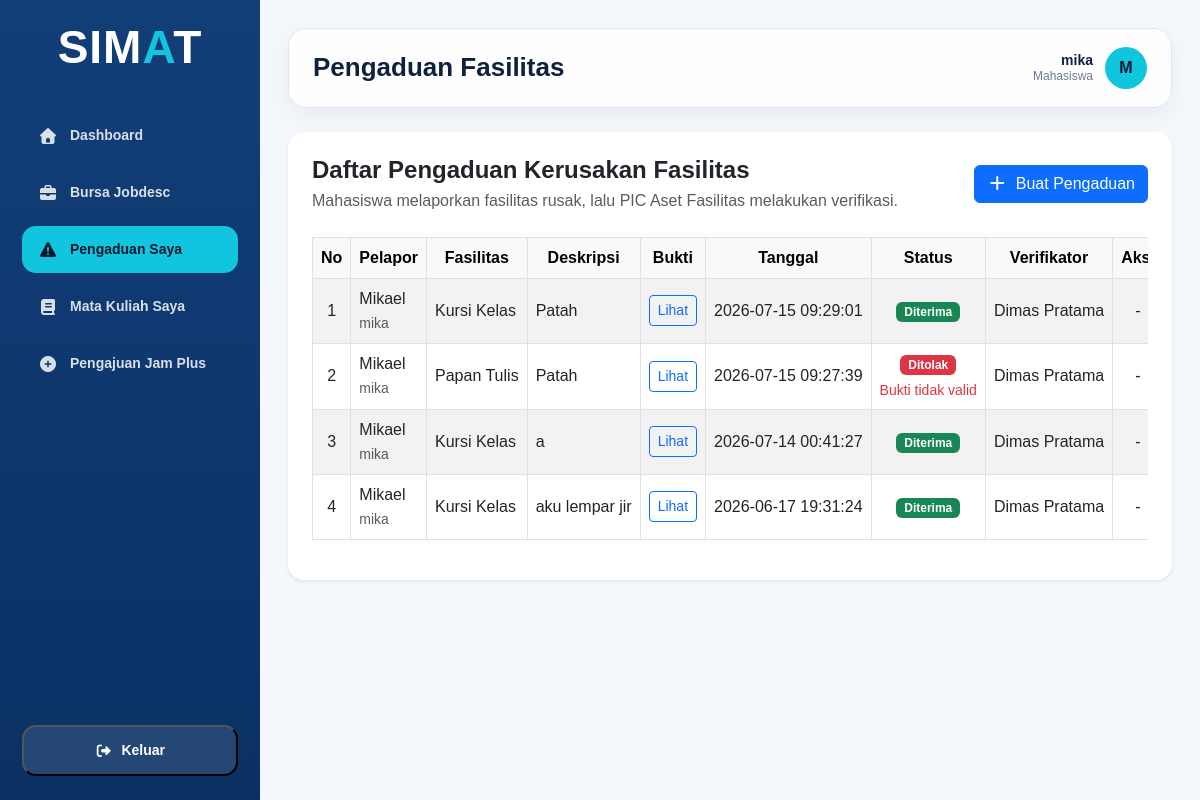
Page /transaksi/pengaduan_kerusakan_fasilitas/index.php (signed in) on the committed database.
### tables this page shows
CREATE TABLE `pengaduan_kerusakan_fasilitas` (
  `id_pengaduan_kerusakan_fasilitas` int NOT NULL,
  `id_fasilitas` int NOT NULL,
  `id_detail_fasilitas_pada_kelas` int DEFAULT NULL,
  `deskripsi_kerusakan` text NOT NULL,
  `tanggal_pengaduan` datetime NOT NULL,
  `bukti_kerusakan_url` varchar(2048) DEFAULT NULL,
  `pelaku_kerusakan` varchar(50) DEFAULT NULL,
  `status_pengaduan` enum('Menunggu Verifikasi','Diterima','Ditolak') DEFAULT 'Menunggu Verifikasi',
  `alsan_penolakan` varchar(255) DEFAULT NULL
);

CREATE TABLE `pengguna` (
  `id_pengguna` int NOT NULL,
  `id_mahasiswa` int DEFAULT NULL,
  `id_pengajar` int DEFAULT NULL,
  `username` varchar(20) NOT NULL,
  `password` varchar(255) NOT NULL,
  `role` enum('Mahasiswa','Pengajar','PIC Tata Tertib','PIC Aset Fasilitas','PIC Kemahasiswaan','Kepala Prodi') NOT NULL,
  `status_akun` enum('Aktif','Tidak Aktif') DEFAULT 'Aktif',
  `id_mahasiswa_aktif` int GENERATED ALWAYS AS ((case when (`status_akun` = 'Aktif') then `id_mahasiswa` else NULL end)) STORED,
  `id_pengajar_aktif` int GENERATED ALWAYS AS ((case when (`status_akun` = 'Aktif') then `id_pengajar` else NULL end)) STORED
);

CREATE TABLE `fasilitas` (
  `id_fasilitas` int NOT NULL,
  `nama_fasilitas` varchar(50) NOT NULL,
  `harga` decimal(15,2) DEFAULT '0.00',
  `stok` int NOT NULL DEFAULT '0',
  `status_fasilitas` enum('Aktif','Tidak Aktif') DEFAULT 'Aktif',
  `nama_fasilitas_aktif` varchar(50) GENERATED ALWAYS AS ((case when (`status_fasilitas` = 'Aktif') then upper(trim(`nama_fasilitas`)) else NULL end)) STORED,
  `tanggal_pendataan` datetime NOT NULL
);

### config/function.php (called while the page is built, shortened)
<?php
function aman($data)
{
    return htmlspecialchars($data ?? '', ENT_QUOTES, 'UTF-8');
}
?>

### transaksi/pengaduan_kerusakan_fasilitas/index.php (the view, shortened to what this page needs)
<?php
require_once "../../config/koneksi.php";
require_once "../../config/function.php";
$role = $_SESSION['role'] ?? '';
$data_pengaduan = [];
$query = mysqli_query($koneksi, "CALL usp_select_pengaduan_kerusakan_fasilitas()");
if ($query) {
    while ($row = mysqli_fetch_assoc($query)) {
        if ($role == "Mahasiswa" && $row['id_pelapor'] != $_SESSION['id_pengguna']) {
            continue;
        }
        $data_pengaduan[] = $row;
    }
}
require_once "../../includes/dashboard_header.php";
require_once "../../includes/sidebar.php";
?>
<main class="main-content">
    <div class="topbar">
        <h1 class="page-title">Pengaduan Fasilitas</h1>
        <div class="user-info">
            <div class="user-detail">
                <div class="user-name"><?= aman($_SESSION['username']); ?></div>
                <div class="user-role"><?= aman($_SESSION['role']); ?></div>
            </div>
            <div class="user-avatar">
                <?= strtoupper(substr($_SESSION['username'], 0, 1)); ?>
            </div>
        </div>
    </div>
    <div class="content-wrapper">
        <div class="card border-0 shadow-sm rounded-4">
            <div class="card-body p-4">
                <div class="d-flex flex-column flex-md-row justify-content-between align-items-md-center mb-4 gap-3">
                    <div>
                        <h4 class="fw-bold mb-1">Daftar Pengaduan Kerusakan Fasilitas</h4>
                        <p class="text-muted mb-0">
                            Mahasiswa melaporkan fasilitas rusak, lalu PIC Aset Fasilitas melakukan verifikasi.
                        </p>
                    </div>
                    <?php if ($role == "Mahasiswa") { ?>
                        <a href="tambah.php" class="btn btn-primary">
                            <i class="fa-solid fa-plus me-1"></i>
                            Buat Pengaduan
                        </a>
                    <?php } ?>
                </div>
                <div class="table-responsive">
                    <table id="myTable" class="table table-hover table-bordered table-striped align-middle text-nowrap" border="1">
                        <thead class="table-light">
                            <tr>
                                <th style="width: 60px;" class="text-center">No</th>
                                <th class="text-center">Pelapor</th>
                                <th class="text-center">Fasilitas</th>
                                <th class="text-center">Deskripsi</th>
                                <th class="text-center">Bukti</th>
                                <th class="text-center">Tanggal</th>
                                <th class="text-center">Status</th>
                                <th class="text-center">Verifikator</th>
                                <th style="width: 150px;" class="text-center">Aksi</th>
                            </tr>
                        </thead>
                        <tbody>
                            <?php if (count($data_pengaduan) > 0) { ?>
                                <?php $no = 1; ?>
                                <?php foreach ($data_pengaduan as $pengaduan) { ?>
                                    <tr>
                                        <td class="text-center"><?= $no++; ?></td>
                                        <td>
                                            <?= aman($pengaduan['nama_pelapor'] ?? '-'); ?><br>
                                            <small class="text-muted"><?= aman($pengaduan['username_pelapor'] ?? '-'); ?></small>
                                        </td>
                                        <td><?= aman($pengaduan['nama_fasilitas']); ?></td>
                                        <td><?= aman($pengaduan['deskripsi_kerusakan']); ?></td>
                                        <td class="text-center">
                                            <?php if (!empty($pengaduan['bukti_kerusakan_url'])) { ?>
                                                <a href="<?= aman($pengaduan['bukti_kerusakan_url']); ?>" target="_blank" rel="noopener noreferrer" class="btn btn-outline-primary btn-sm">
                                                    Lihat
                                                </a>
                                            <?php } else { ?>
                                                <span class="text-muted">-</span>
                                            <?php } ?>
                                        </td>
                                        <td><?= aman($pengaduan['tanggal_pengaduan']); ?></td>
                                        <td class="text-center">
                                            <?php if ($pengaduan['status_pengaduan'] == "Menunggu Verifikasi") { ?>
                                                <span class="badge bg-warning text-dark">Menunggu Verifikasi</span>
                                            <?php } elseif ($pengaduan['status_pengaduan'] == "Diterima") { ?>
                                                <span class="badge bg-success">Diterima</span>
                                            <?php } else { ?>
                                                <span class="badge bg-danger">Ditolak</span>
                                            <?php } ?>
                                            <?php if ($pengaduan['status_pengaduan'] === 'Ditolak' && !empty($pengaduan['alsan_penolakan'])) { ?>
                                                <div class="small text-danger mt-1"><?= aman($pengaduan['alsan_penolakan']); ?></div>
                                            <?php } ?>
                                        </td>
                                        <td><?= aman($pengaduan['nama_verifikator'] ?? '-'); ?></td>
                                        <td class="text-center">
                                            <?php if ($role == "PIC Aset Fasilitas" && $pengaduan['status_pengaduan'] == "Menunggu Verifikasi") { ?>
                                                <a href="verifikasi.php?id=<?= $pengaduan['id_pengaduan_kerusakan_fasilitas']; ?>" class="btn btn-primary btn-sm">
                                                    Verifikasi
                                                </a>
                                            <?php } else { ?>
                                                -
                                            <?php } ?>
                                        </td>
                                    </tr>
                                <?php } ?>
                            <?php } ?>
                        </tbody>
                    </table>
                </div>
            </div>
        </div>
    </div>
</main>
<?php require_once "../../includes/dashboard_footer.php"; ?>

### assets/css/dashboard.css (style rules this page uses)
:root { --primary: #123e78; --primary-dark: #0b3164; --accent: #12c5df; --bg: #f4f7fb; --text: #10213d; --muted: #6c7a91; --white: #ffffff; --border: #dbe5f1; }
* { box-sizing: border-box; }
html, body { width: 100%; min-height: 100%; margin: 0; font-family: Arial, sans-serif; background: var(--bg); color: var(--text); overflow-x: hidden; scrollbar-width: none; -ms-overflow-style: none; }
.main-content { min-width: 0; margin-left: 260px; min-height: 100vh; padding: 28px; overflow-x: hidden; }
.topbar { min-height: 76px; background: rgba(255, 255, 255, 0.9); border: 1px solid var(--border); border-radius: 18px; padding: 18px 24px; display: flex; align-items: center; justify-content: space-between; gap: 18px; box-shadow: 0 8px 25px rgba(16, 33, 61, 0.05); }
.page-title { margin: 0; font-size: 26px; font-weight: 800; }
.user-info { display: flex; align-items: center; gap: 12px; min-width: max-content; }
.user-detail { line-height: 1.2; text-align: right; }
.user-name { font-size: 14px; font-weight: 700; }
.user-role { font-size: 12px; color: var(--muted); }
.user-avatar { width: 42px; height: 42px; border-radius: 50%; background: var(--accent); color: #04172f; display: flex; align-items: center; justify-content: center; font-weight: 800; }
.content-wrapper { margin-top: 24px; }

### rows in the picture
pengaduan_kerusakan_fasilitas: nama_pelapor "Mikael", pengguna.username "mika", id_fasilitas.nama_fasilitas "Kursi Kelas", deskripsi_kerusakan "Patah", tanggal_pengaduan "2026-07-15 09:29:01", status_pengaduan "Diterima", nama_verifikator "Dimas Pratama"
pengaduan_kerusakan_fasilitas: nama_pelapor "Mikael", pengguna.username "mika", id_fasilitas.nama_fasilitas "Papan Tulis", deskripsi_kerusakan "Patah", tanggal_pengaduan "2026-07-15 09:27:39", status_pengaduan "Ditolak", alsan_penolakan "Bukti tidak valid", nama_verifikator "Dimas Pratama"
pengaduan_kerusakan_fasilitas: nama_pelapor "Mikael", pengguna.username "mika", id_fasilitas.nama_fasilitas "Kursi Kelas", deskripsi_kerusakan "a", tanggal_pengaduan "2026-07-14 00:41:27", status_pengaduan "Diterima", nama_verifikator "Dimas Pratama"
pengaduan_kerusakan_fasilitas: nama_pelapor "Mikael", pengguna.username "mika", id_fasilitas.nama_fasilitas "Kursi Kelas", deskripsi_kerusakan "aku lempar jir", tanggal_pengaduan "2026-06-17 19:31:24", status_pengaduan "Diterima", nama_verifikator "Dimas Pratama"

### other values in the picture
aman($_SESSION['username']) "mika"
aman($_SESSION['role']) "Mahasiswa"
substr($_SESSION['username'], 0, 1) "M"
